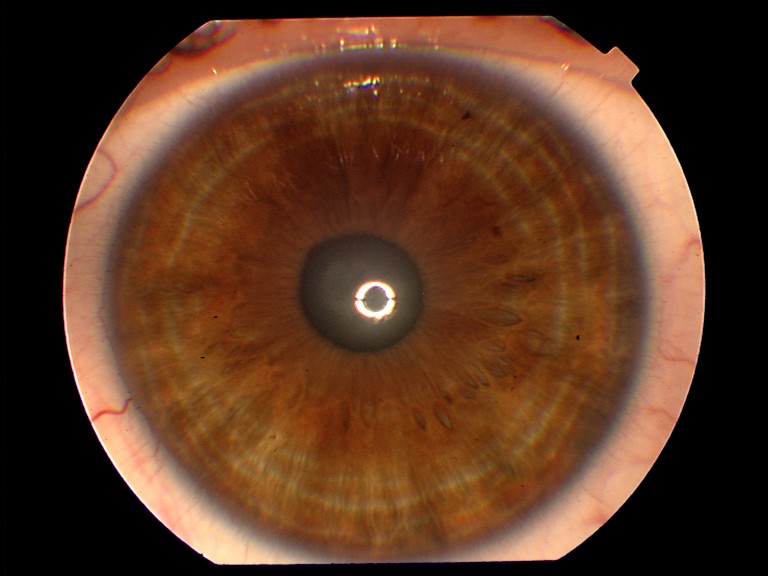
#> input picture 051L_1.png, 768 x 576 px
$ python testGPT.py   (Python 2 division)
#> lines starting #> are read from the running program, lines starting #| are printed output that depends on the picture
import cv2
import os
import numpy as np

# Fonction pour extraire les caractéristiques SIFT d'une image
def extract_sift_features(image, diametre_cercle=100):
    # Créer un détecteur SIFT
    sift = cv2.SIFT_create()

    # Détecter les keypoints et calculer les descripteurs
    keypoints, descriptors = sift.detectAndCompute(image, None)

    # Trouver les dimensions de l'image
    hauteur, largeur = image.shape[:2]

    # Trouver le centre de l'image
    centre_x = largeur // 2
    centre_y = hauteur // 2

    # Liste pour stocker les nouveaux keypoints à l'intérieur du cercle
    nouveaux_keypoints = []

    # Parcourir tous les keypoints détectés
    for kp in keypoints:
        # Calculer la distance entre le keypoint et le centre de l'image
        distance = ((kp.pt[0] - centre_x) ** 2 + (kp.pt[1] - centre_y) ** 2) ** 0.5
        # Vérifier si le keypoint est à l'intérieur du cercle
        if distance <= diametre_cercle / 2:
            nouveaux_keypoints.append(kp)

    # Convertir la liste de nouveaux keypoints en un tableau numpy
    nouveaux_keypoints = np.array([kp.pt for kp in nouveaux_keypoints])

    # Extraire les descripteurs correspondant uniquement aux keypoints à l'intérieur du cercle
    indices_descripteurs = np.where([kp.pt in nouveaux_keypoints for kp in keypoints])[0]
    nouveaux_descripteurs = descriptors[indices_descripteurs, :]
    # Retourner les nouveaux keypoints et descripteurs
    return nouveaux_keypoints, nouveaux_descripteurs

def match_features(probleme_d, database_d, threshold=150):
    bf = cv2.BFMatcher(cv2.NORM_L2)
    matches = bf.match(probleme_d, database_d)
    good_matches = []
    for m in matches:
        if m.distance < threshold:
            good_matches.append(m)
    return good_matches


# Paramètres
SEUIL = 5  # Ajustez le seuil selon vos besoins

# Base de données d'images
database_images = []
for file in sorted(os.listdir("database1")):
    database_images.append(os.path.join("database1", file))
#> pass 2 of the loop `for file in sorted(os.listdir("database1")):`:
#> pass 3 of the loop `for file in sorted(os.listdir("database1")):`:
#> the loop made 4 passes; the first 3 are shown

# Chemin vers l'image requête
probleme = "051L_1.png"


probleme_c = cv2.imread(probleme,1)
#> probleme_c is the input picture: shape (576, 768, 3); mean B, G, R 34.8, 55.7, 91.1
probleme_k, probleme_d = extract_sift_features(probleme_c)
#> in extract_sift_features, `keypoints, descriptors = sift.detectAndCompute(image, None)`: keypoints = 216 keypoints; strongest (x, y, size): (374, 82, 2.2), (368, 81, 3.2), (375, 92, 2.4), (374, 301, 35.1)
#> the loop in extract_sift_features, `for kp in keypoints: # Calculer la distance entre le keypoint et le ce..` made 216 passes
#> (kp, distance) on passes 1 to 3: (keypoint at (61, 295.6), size 2.7, 323), (keypoint at (63.9, 293.3), size 2.2, 320.1), (keypoint at (69.9, 228.6), size 2.2, 319.6)
#> after the loop in extract_sift_features, `for kp in keypoints:`: nouveaux_keypoints = 33 keypoints; strongest (x, y, size): (374, 301, 35.1), (362, 291, 7.7), (389, 292, 7.1), (388, 308, 8.3)
#> in extract_sift_features, `nouveaux_keypoints = np.array([kp.pt for kp in nouveaux_keypoints])`: nouveaux_keypoints = 33 pairs, first value 354.1 to 396, second value 289.4 to 319.4
#> in extract_sift_features, `indices_descripteurs = np.where([kp.pt in nouveaux_keypoints for kp in..`: indices_descripteurs = 33 values from 78 to 154
#> in extract_sift_features, `nouveaux_descripteurs = descriptors[indices_descripteurs, :]`:
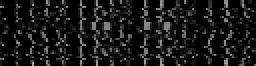
#> nouveaux_descripteurs: shape (33, 128) float32 (shown 2 times larger); min 0, max 159, mean 23.5
#> probleme_k has the same summary as nouveaux_keypoints in extract_sift_features
max_matches = 0

for database in database_images:
    database_c = cv2.imread(database,1)
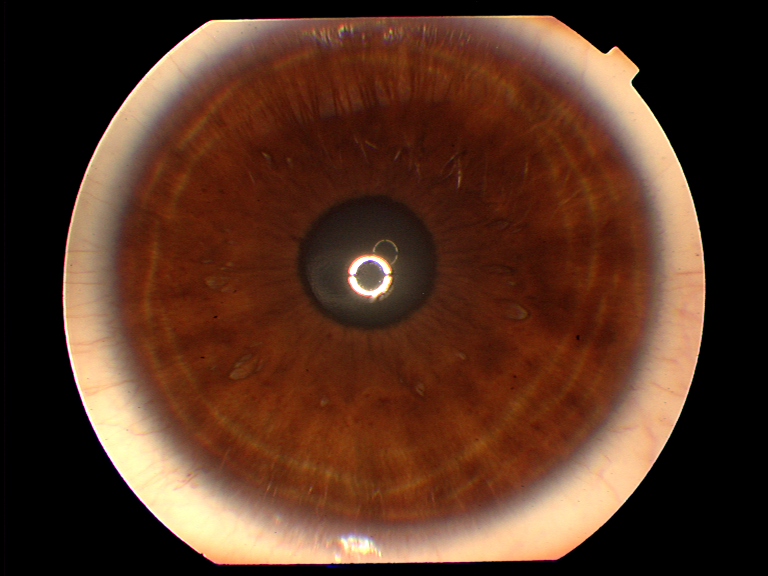
#> input picture database1/001L_2.png, 768 x 576 px
#> database_c is the input picture: shape (576, 768, 3); mean B, G, R 34.7, 51.9, 85.8
    database_k, database_d = extract_sift_features(database_c)
#> call 2 of extract_sift_features, with diametre_cercle = 100
#> in extract_sift_features (call 2), `keypoints, descriptors = sift.detectAndCompute(image, None)`: keypoints = 182 keypoints; strongest (x, y, size): (609, 76, 40), (359, 548, 20.5), (209, 40, 30.7), (353, 268, 7)
#> the loop in extract_sift_features (call 2), `for kp in keypoints: # Calculer la distance entre le keypoint et le ce..` made 182 passes
#> (kp, distance) on passes 1 to 3: (keypoint at (61, 295.5), size 2.7, 323.1), (keypoint at (69.2, 251.1), size 2, 317), (keypoint at (71.4, 373), size 2.8, 324)
#> after the loop in extract_sift_features (call 2), `for kp in keypoints:`: nouveaux_keypoints = 40 keypoints; strongest (x, y, size): (353, 268, 7), (353, 282, 7), (386, 268, 6.9), (387, 281, 6.6)
#> in extract_sift_features (call 2), `nouveaux_keypoints = np.array([kp.pt for kp in nouveaux_keypoints])`: nouveaux_keypoints = 40 pairs, first value 347.3 to 396.4, second value 249.3 to 301.4
#> in extract_sift_features (call 2), `indices_descripteurs = np.where([kp.pt in nouveaux_keypoints for kp in..`: indices_descripteurs = 40 values from 48 to 115
#> in extract_sift_features (call 2), `nouveaux_descripteurs = descriptors[indices_descripteurs, :]`:
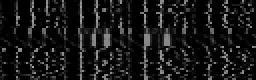
#> nouveaux_descripteurs: shape (40, 128) float32 (shown 2 times larger); min 0, max 168, mean 22.7
#> database_k has the same summary as nouveaux_keypoints in extract_sift_features

    matches = match_features(probleme_d, database_d)
#> in match_features, `matches = bf.match(probleme_d, database_d)`: matches = 33 matches
#> the loop in match_features, `for m in matches:` made 33 passes
#> after the loop in match_features, `for m in matches:`: good_matches = 10 matches
#> matches = 10 matches
    print(database,len(matches))
#| database1/001L_2.png 10

    if len(matches) > max_matches:
        match_sol= matches
#> match_sol = 10 matches
        max_matches = len(matches)
#> max_matches = 10
        solution = database
        solution_c = database_c
        solution_k = database_k
#> solution_k has the same summary as nouveaux_keypoints in extract_sift_features
#> pass 2 of the loop `for database in database_images:`:
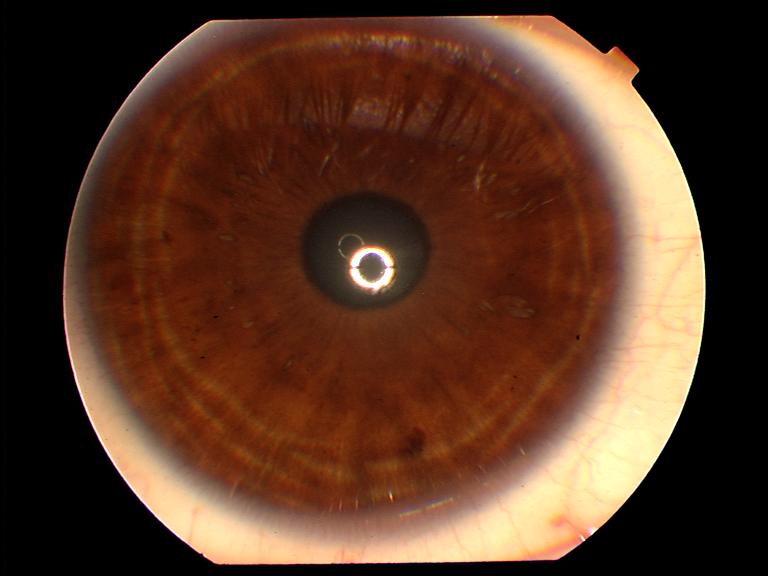
#> input picture database1/001R_2.png, 768 x 576 px
#> database_c is the input picture: shape (576, 768, 3); mean B, G, R 36.7, 54.7, 87.9
#> keypoints = 150 keypoints; strongest (x, y, size): (613, 446, 78.6), (602, 92, 57.4), (356, 276, 9.2), (371, 267, 12.7)
#> the loop in extract_sift_features (call 3), `for kp in keypoints: # Calculer la distance entre le keypoint et le ce..` made 150 passes
#> (kp, distance) on passes 1 to 8: (keypoint at (61.5, 295.6), size 2.3, 322.6), (keypoint at (66.4, 254.2), size 2.2, 319.4), (keypoint at (68.9, 234.1), size 2, 319.7), (keypoint at (71.9, 373.1), size 2.4, 323.5), (keypoint at (72.4, 208.1), size 2.1, 321.7), (keypoint at (72.7, 217.1), size 2.2, 319.3), (keypoint at (73.5, 204.3), size 2, 321.6), (keypoint at (73.9, 370.6), size 2.1, 320.9)
#> after the loop in extract_sift_features (call 3), `for kp in keypoints:`: nouveaux_keypoints = 26 keypoints; strongest (x, y, size): (356, 276, 9.2), (371, 267, 12.7), (356, 259, 8.6), (371, 268, 38)
#> in extract_sift_features (call 3), `nouveaux_keypoints = np.array([kp.pt for kp in nouveaux_keypoints])`: nouveaux_keypoints = 26 pairs, first value 349.4 to 395.1, second value 242.3 to 291.3
#> indices_descripteurs = 26 values from 50 to 89
#> in extract_sift_features (call 3), `nouveaux_descripteurs = descriptors[indices_descripteurs, :]`:
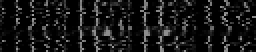
#> nouveaux_descripteurs: shape (26, 128) float32 (shown 2 times larger); min 0, max 159, mean 22.4
#> database_k has the same summary as nouveaux_keypoints in extract_sift_features
#> the loop in match_features (call 2), `for m in matches:` made 33 passes
#> after the loop in match_features (call 2), `for m in matches:`: good_matches = 7 matches
#| database1/001R_2.png 7
#> pass 3 of the loop `for database in database_images:`:
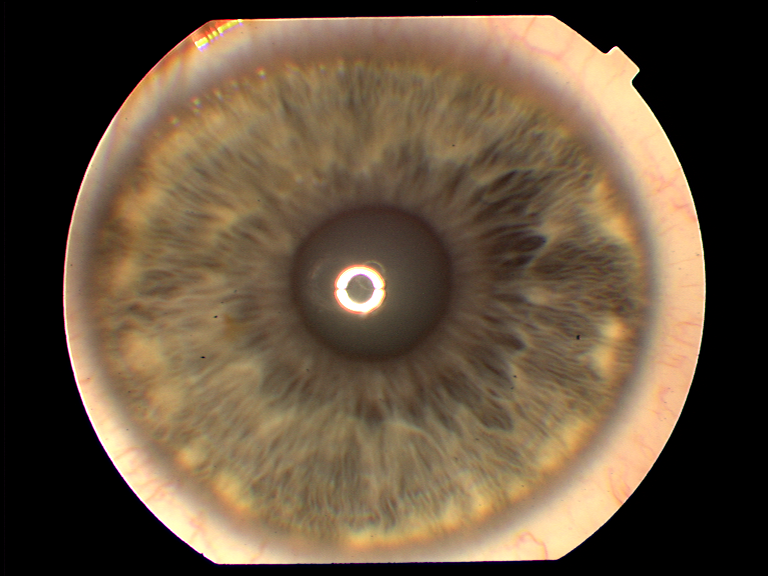
#> input picture database1/002L_1.png, 768 x 576 px
#> database_c is the input picture: shape (576, 768, 3); mean B, G, R 61.9, 83, 101.7
#> keypoints = 218 keypoints; strongest (x, y, size): (615, 49, 4.8), (637, 70, 3.4), (603, 84, 53.2), (240, 20, 2.6)
#> the loop in extract_sift_features (call 4), `for kp in keypoints: # Calculer la distance entre le keypoint et le ce..` made 218 passes
#> (kp, distance) on passes 1 to 3: (keypoint at (64.4, 336.1), size 2.5, 323.2), (keypoint at (67.1, 291.6), size 1.9, 316.9), (keypoint at (73.4, 204.4), size 2.2, 321.7)
#> after the loop in extract_sift_features (call 4), `for kp in keypoints:`: nouveaux_keypoints = 24 keypoints; strongest (x, y, size): (360, 290, 41.8), (359, 289, 13.5), (377, 280, 10.2), (366, 307, 12.7)
#> in extract_sift_features (call 4), `nouveaux_keypoints = np.array([kp.pt for kp in nouveaux_keypoints])`: nouveaux_keypoints = 24 rows, first 8: [345.4, 293.1], [345.6, 285], [353.4, 318.4], [358.7, 259.4], [359.5, 288.7], [359.5, 288.7], [359.5, 288.7], [359.5, 288.7]
#> indices_descripteurs = 24 values from 83 to 111
#> in extract_sift_features (call 4), `nouveaux_descripteurs = descriptors[indices_descripteurs, :]`:
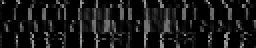
#> nouveaux_descripteurs: shape (24, 128) float32 (shown 2 times larger); min 0, max 163, mean 23.8
#> database_k has the same summary as nouveaux_keypoints in extract_sift_features
#> after the loop in match_features (call 3), `for m in matches:`: good_matches = 5 matches
#| database1/002L_1.png 5
#> the loop made 4 passes; the first 3 are shown

    # Décision basée sur le nombre de bonnes correspondances
if max_matches > SEUIL:
    print("Personne identifiée ",probleme,": pour un score matche de", max_matches, " avec la photo", solution)
#| Personne identifiée  051L_1.png : pour un score matche de 10  avec la photo database1/001L_2.png
else:
    print("Personne non reconnue")

#> (the run stopped early here; a loop or call above may not have finished)
